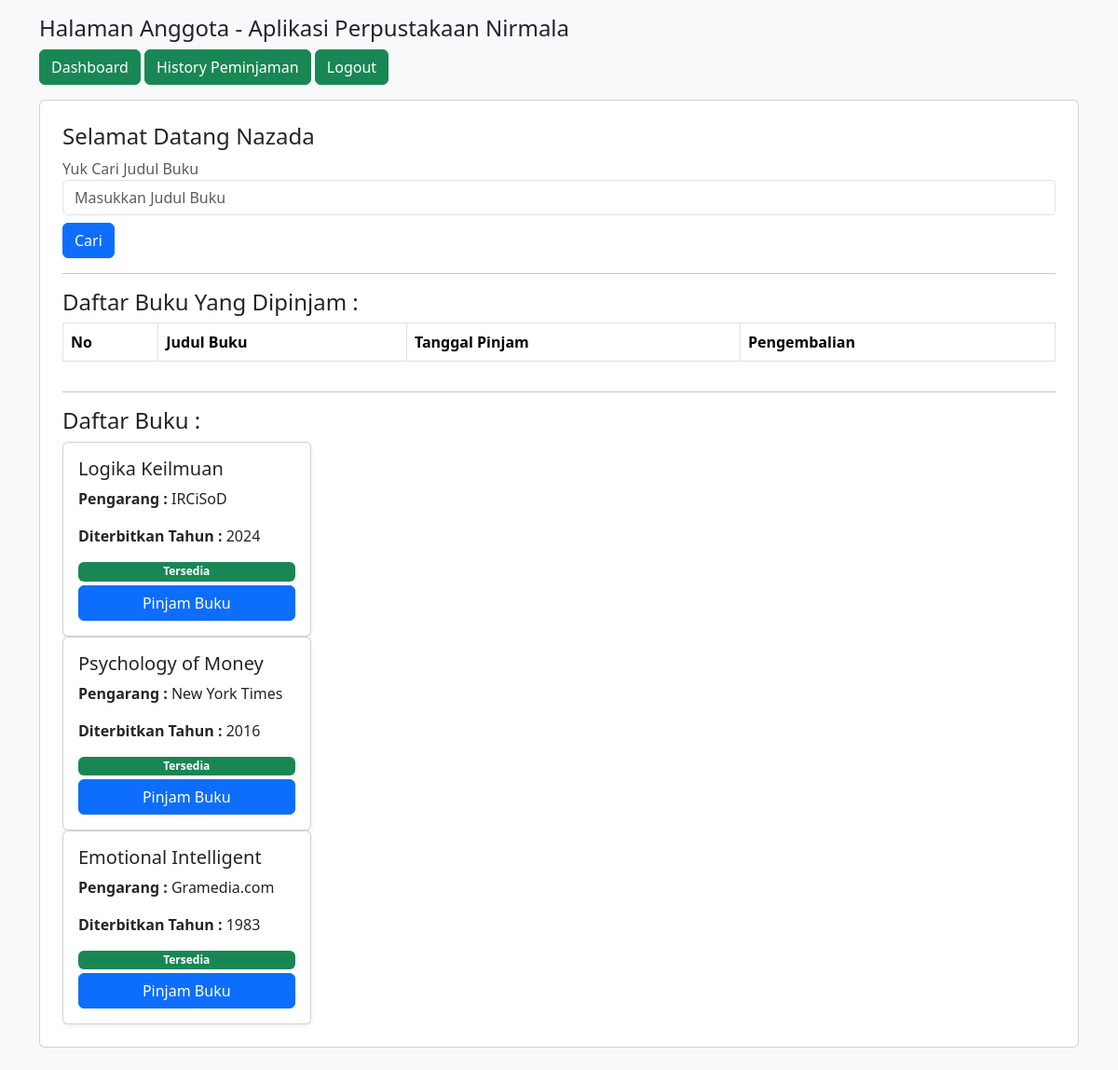
The app's page /anggota/dashboard-anggota.php (signed in) with its own data.
### tables this page shows
CREATE TABLE `buku` (
  `id_buku` int(11) NOT NULL,
  `judul_buku` varchar(100) NOT NULL,
  `pengarang` varchar(100) NOT NULL,
  `penerbit` varchar(100) NOT NULL,
  `tahun_terbit` year(4) NOT NULL,
  `status` enum('tersedia','tidak') NOT NULL
);

### anggota/dashboard-anggota.php (the view, shortened to what this page needs)
<?php
include'../koneksi.php';
?>
<!DOCTYPE html>
<html lang="en">
<head>
    <link href="../css/bootstrap.min.css" rel="stylesheet">
</head>
<body class="bg-light">
    <div class="container mt-3 mb-4">
        <h4>Halaman Anggota - Aplikasi Perpustakaan Nirmala</h4>
        <a href="dashboard-anggota.php" class="btn btn-success text-white">Dashboard</a>
        <a href="?halaman=history" class="btn btn-success text-white">History Peminjaman</a>
        <a href="logout.php" class="btn btn-success text-white">Logout</a>
        <div class="card p-4 mt-3">
            <?php
            $halaman = isset($_GET['halaman']) ? $_GET['halaman'] : '';
            if(file_exists($halaman . ".php")){
            include $halaman . ".php";
            }else{
            ?>
                <h4>Selamat Datang <?= $_SESSION['nama_anggota'];?></h4>
                <form action="?halaman=cari" method="post">
                    <label class="text-muted">Yuk Cari Judul Buku</label>
                    <input type="text" name="kunci" class="form-control mb-2" required placeholder="Masukkan Judul Buku">
                    <button type="submit" class="btn btn-primary">Cari</button>
                </form>
                <hr>
                    <h4>Daftar Buku Yang Dipinjam :</h4>
                    <table class="table table-bordered">
                        <tr class="fw-bold">
                            <td>No</td>
                            <td>Judul Buku</td>
                            <td>Tanggal Pinjam</td>
                            <td>Pengembalian</td>
                        </tr>
                    </table>
                    <hr>
                    <h4>Daftar Buku :</h4>
                    <?php
                    $data_buku = mysqli_query($koneksi, "SELECT*FROM buku ORDER BY id_buku DESC");
                    foreach($data_buku as $buku){
                        ?>
                        <div class="col-md-3">
                            <div class="card shadow-sm p-3 d-flex">
                                <h5><?= $buku['judul_buku']?></h5>
                                <p><strong>Pengarang :</strong> <?= $buku['penerbit']?></p>
                                <p><strong>Diterbitkan Tahun :</strong> <?= $buku['tahun_terbit']?></p>
                                <?php if($buku['status']=="tersedia"){ ?>
                            <span class="badge bg-success mb-1">Tersedia</span>
                            <a href="?halaman=peminjaman&id=<?= $buku['id_buku']?>" class="btn btn-primary text-white"
                            onclick="return confirm('Peminjaman Buku <?= $buku['judul_buku'] ?>?')">Pinjam Buku</a>
                            <?php }else{?>
                            <span class="badge bg-danger mb-1">Tidak Tersedia</span>
                            <a href="?halaman=peminjaman&id=<?= $buku['id_buku']?>" class="btn btn-primary text-white disable">Pinjam Buku</a>
                            <?php } ?>
                            </div>
                        </div>
                   <?php } ?>
           <?php } ?>
        </div>
    </div>
</body>
</html>

### records on screen
buku: judul_buku "Logika Keilmuan", penerbit "IRCiSoD", tahun_terbit "2024"
buku: judul_buku "Psychology of Money", penerbit "New York Times", tahun_terbit "2016"
buku: judul_buku "Emotional Intelligent", penerbit "Gramedia.com", tahun_terbit "1983"

### other values on screen
$_SESSION['nama_anggota'] "Nazada"
